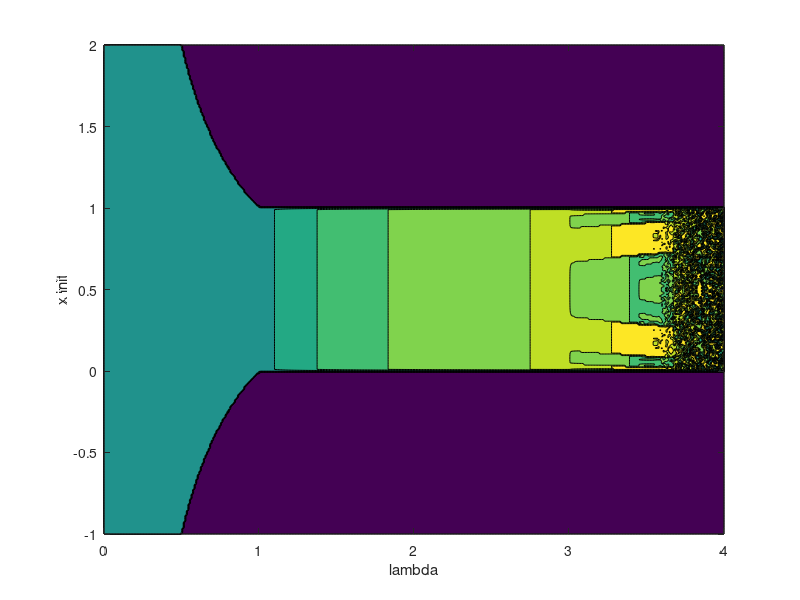

Source code (MATLAB):
function [LAMBDA,XINIT,FLIMIT]=onehumpmap

i = 0;
for lambda = 0 : 0.01 : 4
   i = i + 1;
   j = 0;
   for initial_x = -1 : 0.01 : 2
      x = initial_x;
      j = j + 1;
      for iteration = 1 : 100
         x = lambda*x*(1-x);         
      end
      if x < -1
         x = -1;
      end
      FLIMIT(i,j) = x; 
      LAMBDA(i,j) = lambda;
      XINIT(i,j) = initial_x;
   end
end

figure(1);
clf;
%hold on;
%surf(LAMBDA,XINIT,FLIMIT);
%shading interp;
colormap default;
%mesh(LAMBDA,XINIT,FLIMIT);
contourf(LAMBDA,XINIT,FLIMIT);
xlabel('lambda');
ylabel('x init');
zlabel('F limit');
%hold off;
